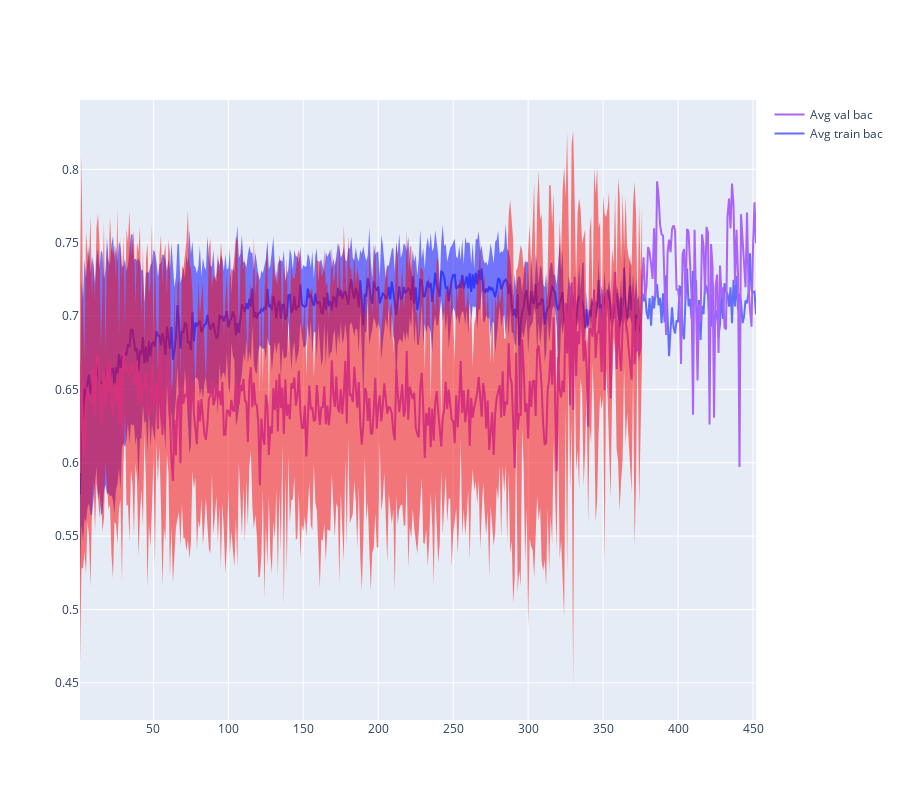

The notebook cell this image was saved under:
### Code cell
avg_plot("bac")

### Figure 1 — Plotly figure (JSON) as saved in the notebook; plotly's stock layout.template omitted (floating-point values rounded to 4 significant figures; data arrays with more than 128 entries replaced by an {"elided": "..."} marker saying what was removed)
{"data": [{"mode": "lines", "name": "Avg train bac", "type": "scatter", "x": {"elided": "452 int values"}, "y": {"elided": "452 float values"}}, {"line": {"width": 0}, "marker": {"color": "blue"}, "name": "trainupper bound", "showlegend": false, "type": "scatter", "x": {"elided": "452 int values"}, "y": {"elided": "452 float values"}}, {"fill": "tonexty", "line": {"width": 0}, "marker": {"color": "blue"}, "name": "trainlower bound", "showlegend": false, "type": "scatter", "x": {"elided": "452 int values"}, "y": {"elided": "452 float values"}}, {"mode": "lines", "name": "Avg val bac", "type": "scatter", "x": {"elided": "452 int values"}, "y": {"elided": "452 float values"}}, {"line": {"width": 0}, "marker": {"color": "red"}, "name": "valupper bound", "showlegend": false, "type": "scatter", "x": {"elided": "452 int values"}, "y": {"elided": "452 float values"}}, {"fill": "tonexty", "line": {"width": 0}, "marker": {"color": "red"}, "name": "vallower bound", "showlegend": false, "type": "scatter", "x": {"elided": "452 int values"}, "y": {"elided": "452 float values"}}], "layout": {"height": 800, "hovermode": "x"}}
